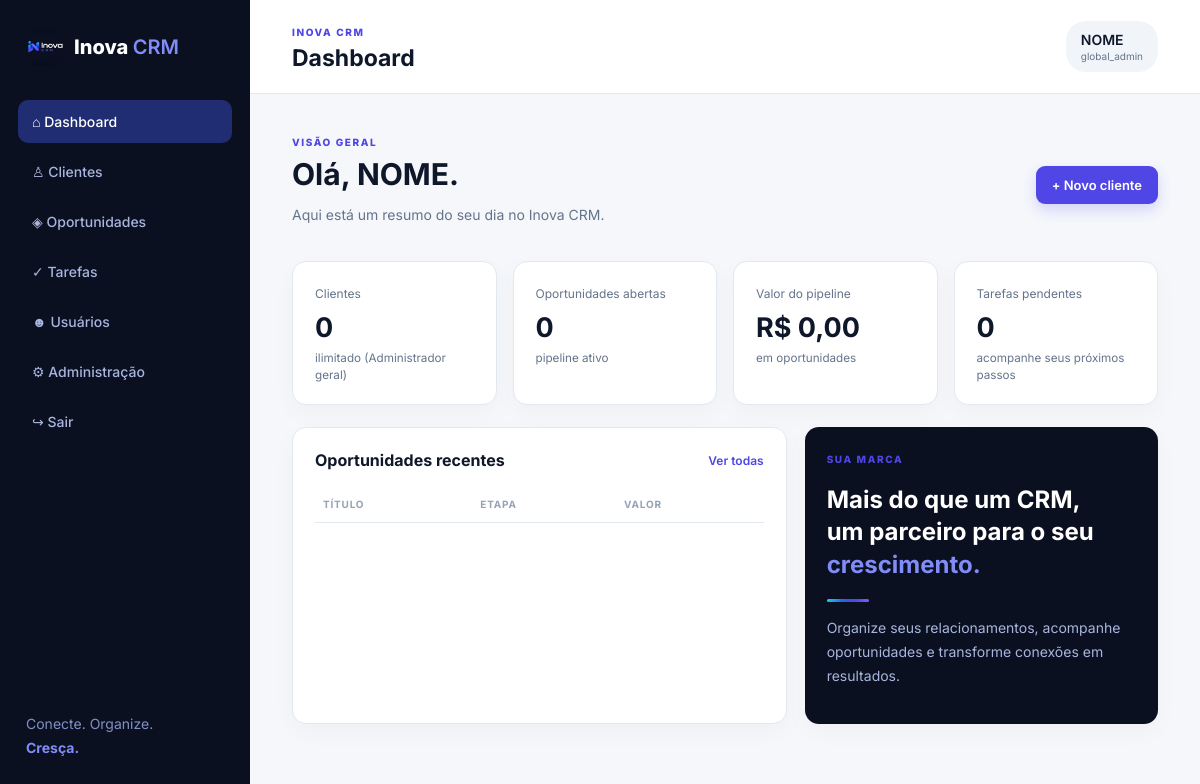
/index.php (signed in), run on the app's committed database.
### tables this page shows
CREATE TABLE IF NOT EXISTS users (id INT UNSIGNED AUTO_INCREMENT PRIMARY KEY,company_id INT UNSIGNED NOT NULL,name VARCHAR(160) NOT NULL,email VARCHAR(190) UNIQUE NOT NULL,password_hash VARCHAR(255) NOT NULL,role ENUM('global_admin','owner','member') NOT NULL DEFAULT 'member',status ENUM('active','suspended') NOT NULL DEFAULT 'active',deleted TINYINT(1) NOT NULL DEFAULT 0,deleted_at DATETIME NULL,last_login_at DATETIME NULL,created_at DATETIME NOT NULL DEFAULT CURRENT_TIMESTAMP,FOREIGN KEY(company_id) REFERENCES companies(id),INDEX(company_id));

### config/bootstrap.php (called while the page is built, shortened)
<?php
function env_value(string $key, ?string $default = null): ?string {
    foreach ([$_ENV[$key] ?? null, $_SERVER[$key] ?? null, getenv($key)] as $v) {
        if ($v !== null && $v !== false && $v !== '') return (string) $v;
    }
    return $default;
}
$configFile = __DIR__ . '/config.php';
$config = require $configFile;
require_once __DIR__ . '/../app/helpers.php';
require_once __DIR__ . '/../app/Database.php';

### config/config.php (called while the page is built, shortened)
<?php
return [
    'app_name' => env_value('APP_NAME', 'Inova CRM'),
    'base_url' => env_value('APP_URL', ''),
    'timezone' => env_value('APP_TIMEZONE', 'America/Sao_Paulo'),
    'session_name' => env_value('SESSION_NAME', 'inova_crm_session'),
    'db' => [
        'host' => env_value('DB_HOST', 'localhost'),
        'port' => env_value('DB_PORT', '3306'),
        'name' => env_value('DB_DATABASE', 'inova_crm'),
        'user' => env_value('DB_USERNAME', 'inova_crm_user'),
        'pass' => env_value('DB_PASSWORD', ''),
        'charset' => env_value('DB_CHARSET', 'utf8mb4'),
    ],
];

### app/Database.php (called while the page is built, shortened)
<?php
final class Database {
 private static ?PDO $pdo=null;
 public static function connection(): PDO {
  if (self::$pdo) return self::$pdo;
  global $config;
  $d=$config['db']; $dsn="mysql:host={$d['host']};port={$d['port']};dbname={$d['name']};charset={$d['charset']}";
  self::$pdo=new PDO($dsn,$d['user'],$d['pass'],[PDO::ATTR_ERRMODE=>PDO::ERRMODE_EXCEPTION,PDO::ATTR_DEFAULT_FETCH_MODE=>PDO::FETCH_ASSOC,PDO::ATTR_EMULATE_PREPARES=>false]);
  return self::$pdo;
 }
}
function db(): PDO { return Database::connection(); }

### public/index.php (the view, shortened to what this page needs)
<?php
declare(strict_types=1); require __DIR__.'/../config/bootstrap.php';
$page=$_GET['page']??'dashboard';
 ?><?php
require_login(); if($page==='admin') require_admin();
if($page==='customers') customers_page(); elseif($page==='deals') deals_page(); elseif($page==='tasks') tasks_page(); elseif($page==='users') users_page(); elseif($page==='admin') admin_page(); else dashboard_page();
function dashboard_page():void { layout_start('Dashboard'); $cid=tenant_id();$stats=[];$stats['customers']=count_tenant('customers');$stats['deals']=count_tenant('deals', "stage NOT IN ('won','lost')");$stats['tasks']=count_tenant('tasks', "status='pending'");$q=db()->prepare('SELECT COALESCE(SUM(value_cents),0) FROM deals WHERE company_id=? AND stage NOT IN ("lost")');$q->execute([$cid]);$pipeline=(int)$q->fetchColumn();$recent=db()->prepare('SELECT title,value_cents,stage FROM deals WHERE company_id=? ORDER BY created_at DESC LIMIT 5');$recent->execute([$cid]); ?><section class="hero"><div><span class="eyebrow">VISÃO GERAL</span><h2>Olá, <?=e(current_user()['name'])?>.</h2><p>Aqui está um resumo do seu dia no Inova CRM.</p></div><a class="btn primary" href="index.php?page=customers&new=1">+ Novo cliente</a></section><div class="stats"><div class="stat"><span>Clientes</span><strong><?=$stats['customers']?></strong><small><?=plan_limit_text('customers')?></small></div><div class="stat"><span>Oportunidades abertas</span><strong><?=$stats['deals']?></strong><small>pipeline ativo</small></div><div class="stat"><span>Valor do pipeline</span><strong>R$ <?=number_format($pipeline/100,2,',','.')?></strong><small>em oportunidades</small></div><div class="stat"><span>Tarefas pendentes</span><strong><?=$stats['tasks']?></strong><small>acompanhe seus próximos passos</small></div></div><div class="grid-2"><section class="card"><div class="card-head"><h3>Oportunidades recentes</h3><a href="index.php?page=deals">Ver todas</a></div><table><thead><tr><th>Título</th><th>Etapa</th><th>Valor</th></tr></thead><tbody><?php foreach($recent as $r): ?><tr><td><?=e($r['title'])?></td><td><span class="badge <?=e($r['stage'])?>"><?=e(stage_label($r['stage']))?></span></td><td>R$ <?=number_format($r['value_cents']/100,2,',','.')?></td></tr><?php endforeach; ?></tbody></table></section><section class="card accent"><span class="eyebrow">SUA MARCA</span><h3>Mais do que um CRM,<br>um parceiro para o seu <em>crescimento.</em></h3><div class="line"></div><p>Organize seus relacionamentos, acompanhe oportunidades e transforme conexões em resultados.</p></section></div><?php layout_end(); }
 ?>

### app/helpers.php (shortened to what this page needs)
<?php
function e(mixed $v): string { return htmlspecialchars((string)$v, ENT_QUOTES, 'UTF-8'); }
function current_user(): ?array { return $_SESSION['user']??null; }
function require_login(): void {
    $q=db()->prepare('SELECT u.name,u.email,u.role,u.status,u.deleted,c.status company_status,s.plan_code FROM users u JOIN companies c ON c.id=u.company_id LEFT JOIN company_subscriptions s ON s.company_id=c.id AND s.status="active" WHERE u.id=? LIMIT 1');
    $q->execute([$_SESSION['user']['id']]); $fresh=$q->fetch();
}
 ?><?php
function tenant_id(): int { return (int)(current_user()['company_id']??0); }
function is_super_admin(): bool { $u=current_user(); return ($u['role']??'')==='global_admin' || ($u['plan_code']??'')==='admin'; }
function plan_limits(): array {
    if(is_super_admin()){ $m=PHP_INT_MAX; return ['customers'=>$m,'deals'=>$m,'users'=>$m,'tasks'=>$m]; }
    $p=current_user()['plan_code']??'free';
    return ['free'=>['customers'=>5,'deals'=>5,'users'=>1,'tasks'=>5], 'pro'=>['customers'=>100,'deals'=>100,'users'=>3,'tasks'=>100], 'premium'=>['customers'=>500,'deals'=>500,'users'=>5,'tasks'=>500]][$p]??['customers'=>5,'deals'=>5,'users'=>1,'tasks'=>5];
}
function plan_limit_text(string $k): string { $v=plan_limits()[$k]??0; return $v>=PHP_INT_MAX ? 'ilimitado (Administrador geral)' : 'de '.$v.' no plano'; }
function count_tenant(string $table,string $where='1=1',array $params=[]): int { $allowed=['customers','deals','tasks','users']; if(!in_array($table,$allowed,true)) return 0; if($table==='users') $where.=' AND deleted=0'; $q=db()->prepare("SELECT COUNT(*) FROM `$table` WHERE company_id=? AND ($where)"); $q->execute(array_merge([tenant_id()],$params)); return (int)$q->fetchColumn(); }
function layout_start(string $title): void { global $config; $u=current_user(); $flash=get_flash(); ?><!doctype html><html lang="pt-BR"><head><meta charset="utf-8"><meta name="viewport" content="width=device-width,initial-scale=1"><title><?=e($title)?> · Inova CRM</title><link rel="stylesheet" href="assets/app.css"></head><body><div class="app-shell"><aside class="sidebar"><a class="brand" href="index.php"><img src="assets/logo-inova-crm.png" alt="Inova CRM"><span>Inova <b>CRM</b></span></a><nav><?php $cur=$_GET['page']??'dashboard'; $items=['dashboard'=>['index.php','⌂ Dashboard'],'customers'=>['index.php?page=customers','♙ Clientes'],'deals'=>['index.php?page=deals','◈ Oportunidades'],'tasks'=>['index.php?page=tasks','✓ Tarefas']]; if($u && in_array($u['role'],['owner','global_admin'],true)) $items['users']=['index.php?page=users','☻ Usuários']; if($u && $u['role']==='global_admin') $items['admin']=['index.php?page=admin','⚙ Administração']; foreach($items as $k=>$it): ?><a href="<?=$it[0]?>" class="<?=$cur===$k?'active':''?>"><?=$it[1]?></a><?php endforeach; ?><a href="index.php?page=logout">↪ Sair</a></nav><div class="side-foot">Conecte. Organize.<br><strong>Cresça.</strong></div></aside><main class="main"><header class="topbar"><div><span class="eyebrow">INOVA CRM</span><h1><?=e($title)?></h1></div><div class="user-pill"><?=e($u['name']??'Visitante')?> <small><?=e($u['role']??'')?></small></div></header><?php if($flash): ?><div class="flash <?=$flash[0]?>"><?=e($flash[1])?></div><?php endif; ?><?php }
function layout_end(): void { ?></main></div></body></html><?php }

### public/assets/app.css (style rules this page uses)
:root { --navy:#0b1020;--indigo:#4f46e5;--lav:#818cf8;--cyan:#22d3ee;--white:#f8fafc;--ink:#0f172a;--muted:#64748b;--line:#e2e8f0;--card:#fff;--green:#16a34a;--red:#dc2626;--amber:#d97706;--grad:linear-gradient(135deg,#22d3ee,#2563eb 38%,#4f46e5 66%,#8b5cf6) }
* { box-sizing:border-box }
body { margin:0;background:#f5f7fb;color:var(--ink);font-family:Inter,system-ui,sans-serif;font-size:14px }
.app-shell { display:flex;min-height:100vh }
.sidebar { width:250px;background:var(--navy);color:#fff;padding:28px 18px;display:flex;flex-direction:column }
.brand { display:flex;align-items:center;gap:10px;color:#fff;text-decoration:none;font-weight:800;font-size:20px;padding:0 8px 34px }
.brand img { width:38px;height:38px;object-fit:cover;border-radius:10px }
.brand b { color:var(--lav);font-weight:600 }
.sidebar nav { display:grid;gap:7px }
.sidebar nav a { color:#a9b5df;text-decoration:none;padding:13px 14px;border-radius:10px;font-weight:500 }
.sidebar nav a:hover,.sidebar nav a.active { background:#202d72;color:#fff }
.side-foot { margin-top:auto;color:#8290c3;line-height:1.7;padding:12px 8px }
.side-foot strong { color:var(--lav) }
.main { flex:1;max-width:1500px }
.topbar { height:94px;background:#fff;border-bottom:1px solid var(--line);display:flex;align-items:center;justify-content:space-between;padding:20px 42px }
.eyebrow { font-size:10px;letter-spacing:1.6px;color:var(--indigo);font-weight:800 }
.topbar h1 { margin:5px 0 0;font-size:23px }
.user-pill { background:#f1f5f9;border-radius:20px;padding:10px 15px;font-weight:600 }
.user-pill small { display:block;color:var(--muted);font-weight:400;font-size:10px;margin-top:2px }
.main>section,.main>.page-actions,.main>.stats,.main>.grid-2 { margin-left:42px;margin-right:42px }
.hero { display:flex;align-items:center;justify-content:space-between;padding:38px 0 24px }
.hero h2 { font-size:30px;margin:7px 0 }
.hero p,.page-actions p { color:var(--muted) }
.btn { border:0;border-radius:9px;padding:11px 16px;font:600 13px Inter;cursor:pointer;text-decoration:none;display:inline-block }
.btn.primary { color:#fff;background:var(--indigo);box-shadow:0 6px 14px #4f46e533 }
.stats { display:grid;grid-template-columns:repeat(4,1fr);gap:16px;margin-bottom:22px }
.stat,.card { background:#fff;border:1px solid var(--line);border-radius:14px;padding:22px;box-shadow:0 8px 24px #0f172a08 }
.stat span { color:var(--muted);font-size:12px }
.stat strong { display:block;font-size:27px;margin:10px 0 4px }
.stat small { color:var(--muted) }
.grid-2 { display:grid;grid-template-columns:1.4fr 1fr;gap:18px }
.card { margin-bottom:20px }
.card-head { display:flex;justify-content:space-between;align-items:center;margin-bottom:16px }
.card h3 { margin:0;font-size:16px }
.card-head a { color:var(--indigo);text-decoration:none;font-size:12px;font-weight:600 }
.accent { background:var(--navy);color:#fff;border:0 }
.accent h3 { font-size:24px;line-height:1.35;margin:18px 0 }
.accent em { color:var(--lav);font-style:normal }
.accent p { color:#a9b5df;line-height:1.7 }
.line { height:3px;width:42px;background:var(--grad);border-radius:3px }
table { border-collapse:collapse;width:100% }
th { text-align:left;text-transform:uppercase;letter-spacing:.8px;color:#94a3b8;font-size:10px;padding:12px 8px;border-bottom:1px solid var(--line) }

### data on the page
users: name "NOME", role "global_admin", role "ilimitado (Administrador geral)"

### other printed values
$it[1] "⌂ Dashboard"
$it[1] "♙ Clientes"
$it[1] "◈ Oportunidades"
$it[1] "✓ Tarefas"
$it[1] "☻ Usuários"
$it[1] "⚙ Administração"
$title "Dashboard"
$stats['customers'] "0"
$stats['deals'] "0"
$pipeline/100 "0,00"
$stats['tasks'] "0"
